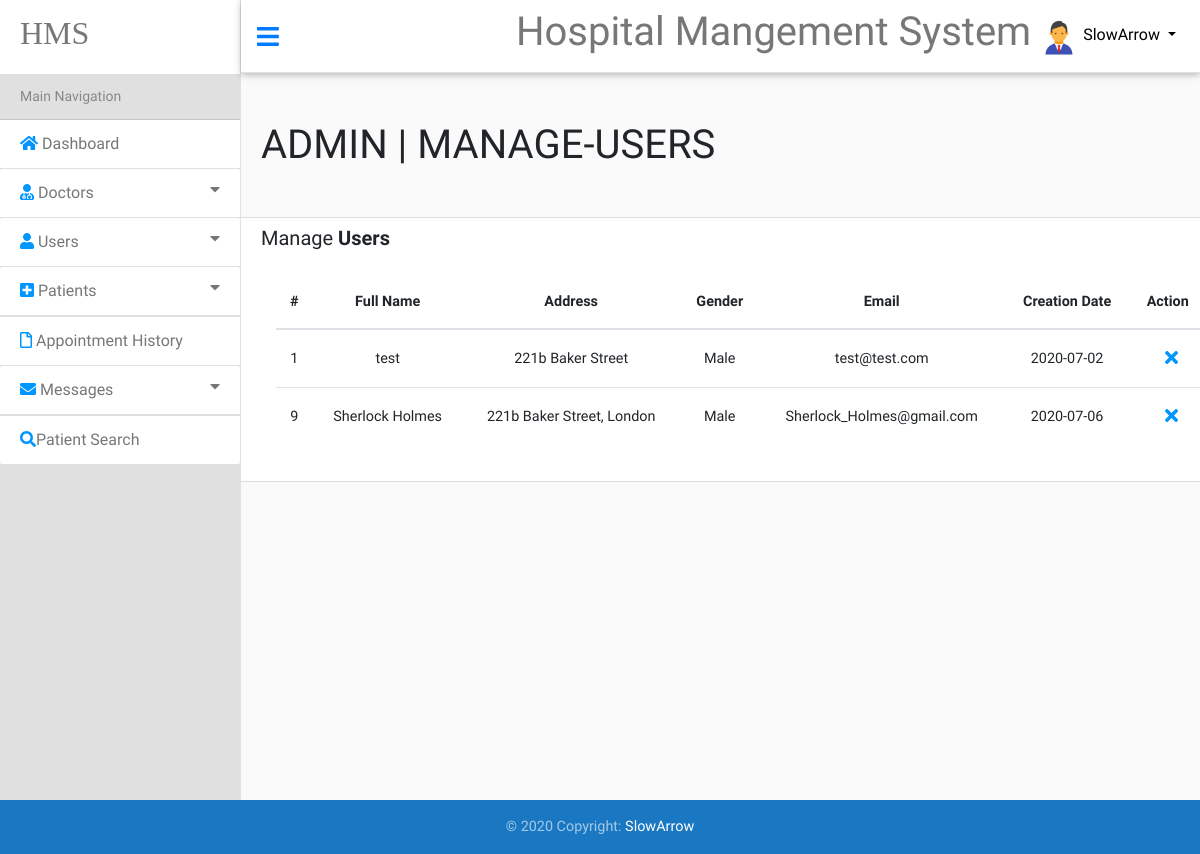
/System/Admin/Manage-Users.php (signed in), run on the app's committed database.
### tables this page shows
CREATE TABLE `users` (
  `ID` int(11) NOT NULL,
  `Full_Name` varchar(255) NOT NULL,
  `Address` varchar(255) NOT NULL,
  `Gender` int(1) NOT NULL COMMENT '0 = > Male\r\n1 => Female',
  `Username` varchar(255) NOT NULL,
  `Email` varchar(255) NOT NULL,
  `Password` varchar(255) NOT NULL,
  `RegisterDate` date NOT NULL
);

### System/Class/Helper.php (called while the page is built, shortened)
<?php
    class Helper{
        public function getPageName(){
            $curPageName = substr($_SERVER["SCRIPT_NAME"],strrpos($_SERVER["SCRIPT_NAME"],"/")+1);
            $curPageName = substr($curPageName,0,strpos($curPageName,"."));
            return $curPageName;
        }
    }
    $helper = new Helper();
?>

### System/Admin/Database/Connection.php (called while the page is built, shortened)
<?php
    class Connection{
        function __construct($dbName = "Hospital_Mangement_System", $host = "localhost", $username = 'root', $pass = 'root', $options = []){
            try{
                $this->con = new PDO("mysql:host={$host};dbname={$dbName};charset=utf8",$username,$pass,$options);
            } catch(PDOException $e){
                throw new Exception($e->getMessage());
            }
        }
    }
?>

### System/Class/User.php (called while the page is built, shortened)
<?php
    require_once "Database/Database.php";
    class User extends Database{
        public function getAllUsers(){
            $sql = "SELECT * FROM users";
            return $this->getRows($sql);
        }
    }
    $user = new User();
?>

### System/Admin/Database/Database.php (called while the page is built, shortened)
<?php
    require_once "Connection.php";
    class Database extends Connection{
        public function getRows($sql,$para=[]){
            try{
                $stmt = $this->con->prepare($sql);
                $stmt->execute($para);
                return $stmt->fetchAll();
            } catch(PDOException $e){
                throw new Exception($e->getMessage());
            }
        }
    }

### System/Admin/Manage-Users.php (the view, shortened to what this page needs)
<?php
    include "init.php";
    if(isset($_SESSION['Admin'])){
        include "../Class/User.php";
        $page = isset($_GET['page']) ? $_GET['page'] : "manage";
        if($page == "manage"){
?>
            <div class='userPage'>
                <h1>ADMIN | <?php echo strtoupper($helper->getPageName()); ?></h1>
                <div class='DashboardBox'>
                <p style="margin:5px 20px;font-size:20px">Manage <span style='font-weight:bold'>Users</span></p>
                    <div class='container Appointment'>
                        <div class='table-responsive'>
                        <table class='table table-hover'>
                            <thead>
                                <tr>
                                    <th scope='col'>#</th>
                                    <th scope='col'>Full Name</th>
                                    <th scope='col'>Address</th>
                                    <th scope='col'>Gender</th>
                                    <th scope='col'>Email</th>
                                    <th scope='col'>Creation Date</th>
                                    <th scope='col'>Action</th>
                                </tr>
                            </thead>
                            <tbody>
                                <?php
                                    foreach($user->getAllUsers() as $data){
                                        echo "<tr>";
                                            echo "<td>".$data['ID']."</td>";
                                            echo "<td>".$data['Full_Name']."</td>";
                                            echo "<td>".$data['Address']."</td>";
                                            echo "<td>";
                                                echo $data['Gender']==0?"Male" : "female";
                                            echo"</td>";
                                            echo "<td>".$data['Email']."</td>";
                                            echo "<td>".$data['RegisterDate']."</td>";
                                            echo "<td>";
                                                echo "<a onclick='return confirm(\"Are You Sure you want to Delete this Doctor?\")' href='?page=cancel&id=".$data['ID']."' style='margin-left:7px'><i style='color:#0095FF;font-size:19px' class='color fas fa-times'></i></a>";
                                            echo "</td>";
                                        echo "</tr>";
                                    }
                                ?>
                            </tbody>
                        </table>
                        </div>
                    </div>
                </div>
            </div>
        </div>
        </div>
    <?php
        } elseif($page == 'cancel'){
            $userId = isset($_GET['id']) ? $_GET['id'] : -1;
            if($user->DeleteUser($userId)){
                echo "<script>alert('User Deleted Successfully')</script>";
                $helper->redirect("back");
            }
        }
    ?>
<footer class="page-footer font-small blue">
  <div class="footer-copyright text-center py-3">© 2020 Copyright:
    <a href="https://www.facebook.com/Kirolos.Yossef23" target='_blank'>SlowArrow</a>
  </div>
</footer>
<?php
    } else {
        $helper->redirect("http://127.0.0.1/Hospital%20Mangement%20System/");
    }
    include $tpl . "footer.php";
    ?>

### System/Admin/Design/Css/style.css (style rules this page uses)
* { font-family: 'Ropa Sans', sans-serif; box-sizing: border-box; }
th { font-weight: bold !important; }
.userPage h1 { margin:48px 20px; }
.userPage .DashboardBox { width:100%; background:#FFF; border-top:1px solid #DDD; border-bottom:1px solid #DDD; }
.userPage .DashboardBox svg { text-align: center; font-size: 40px; }
.userPage .DashboardBox .container { margin: 20px !important; }
.userPage .DashboardBox .Appointment { text-align: center;; }
.userPage .DashboardBox .Appointment a { color:#F00 }
.admin table.table th, table.table td { padding-top:0px; padding-bottom:0px; }

### data on the page
users: ID "1", Full_Name "test", Address "221b Baker Street", Gender "Male", Email "test@test.com", RegisterDate "2020-07-02"
users: ID "9", Full_Name "Sherlock Holmes", Address "221b Baker Street, London", Gender "Male", Email "Sherlock_Holmes@gmail.com", RegisterDate "2020-07-06"

### other printed values
$_SESSION['Admin'] "SlowArrow"
$helper->getPageName() "MANAGE-USERS"
